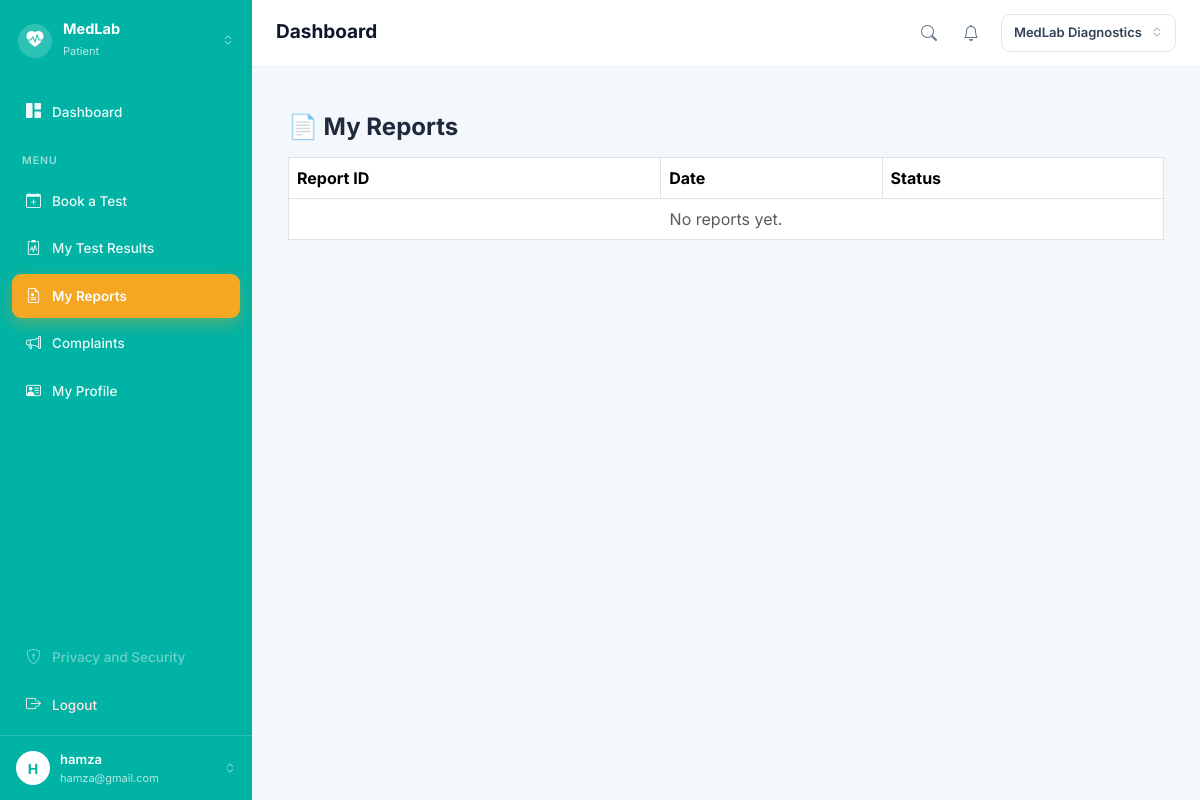
/medlab/my-reports (signed in), run on an earlier commit of the app's database.
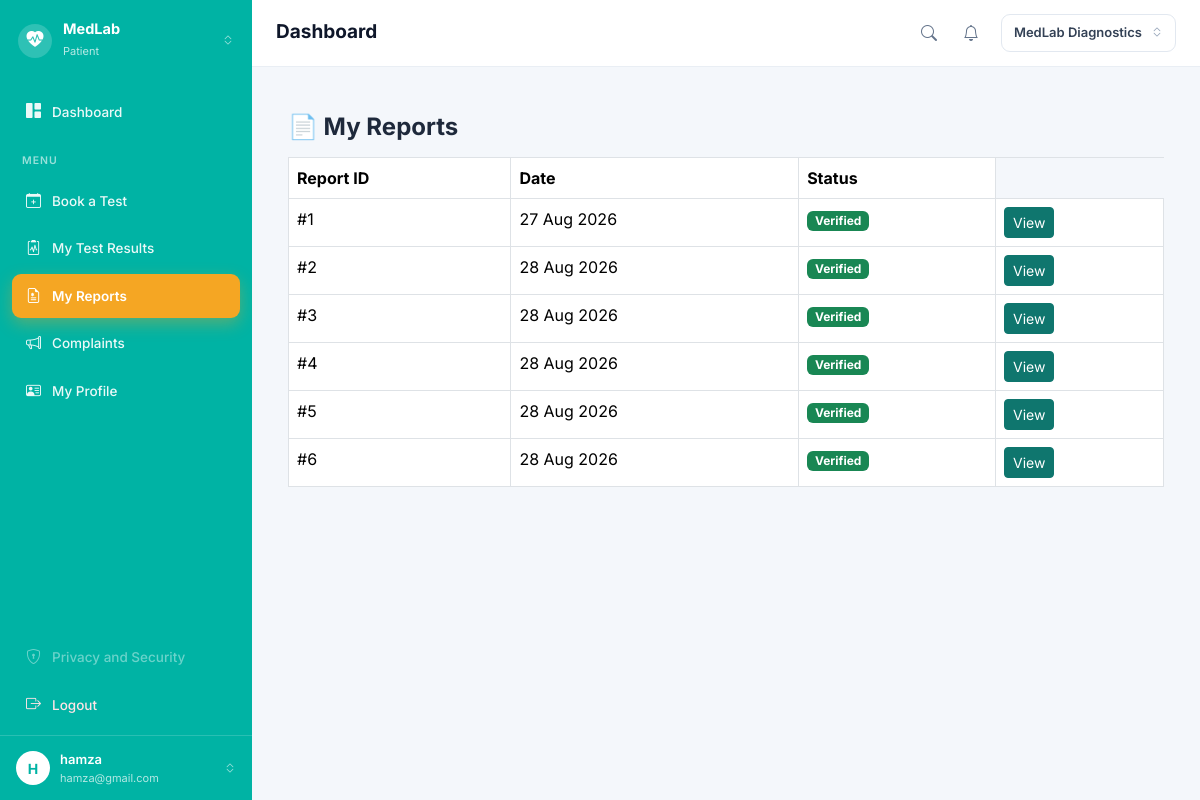
And on a later commit of the database.
### app/models/report.py (models this page shows)
class Report(db.Model):
    __tablename__ = "reports"
    id = db.Column(db.Integer, primary_key=True)
    booking_id = db.Column(db.Integer, db.ForeignKey("bookings.id"), nullable=False)
    generated_at = db.Column(db.DateTime, default=lambda: datetime.now(timezone.utc))
    status = db.Column(db.String(30), default="Pending Verification")  # Pending Verification, Verified, Released
    booking = db.relationship("Booking", backref="report", uselist=False)

### app/medlab/routes.py (the view)
@medlab.route("/my-reports")
@login_required
def my_reports():
    my_patient = Patient.query.filter_by(user_id=current_user.id).first()
    reports = Report.query.join(Booking).filter(
        Booking.patient_id == my_patient.id,
        Report.status == "Verified"
    ).all()
    return render_template("medlab/my_reports.html", reports=reports)

### app/auth/routes.py (called while the page is built)
@login_manager.user_loader
def load_user(user_id):
    return db.session.get(
        User,
        int(user_id)
    )

### app/templates/medlab/my_reports.html
{% extends "base.html" %}
{% block content %}
<div class="container mt-4">
    <h4 class="fw-bold mb-3">📄 My Reports</h4>
    <table class="table table-bordered">
        <thead><tr><th>Report ID</th><th>Date</th><th>Status</th></tr></thead>
        <tbody>
            {% for r in reports %}
            <tr>
                <td>#{{ r.id }}</td>
                <td>{{ r.generated_at.strftime('%d %b %Y') }}</td>
                <td><span class="badge bg-success">{{ r.status }}</span></td>
                <td><a href="{{ url_for('medlab.view_report', report_id=r.id) }}" class="btn btn-sm btn-primary">View</a></td>
            </tr>
            {% else %}
            <tr><td colspan="3" class="text-center text-muted">No reports yet.</td></tr>
            {% endfor %}
        </tbody>
    </table>
</div>
{% endblock %}

What changed in the data, as far as the page shows it:
added Report: id "1", generated_at "27 Aug 2026", status "Verified"
added Report: id "2", generated_at "28 Aug 2026", status "Verified"
added Report: id "3", generated_at "28 Aug 2026", status "Verified"
added Report: id "4", generated_at "28 Aug 2026", status "Verified"
added Report: id "5", generated_at "28 Aug 2026", status "Verified"
added Report: id "6", generated_at "28 Aug 2026", status "Verified"
Also different on the page:
text no longer shown: "No reports yet."
